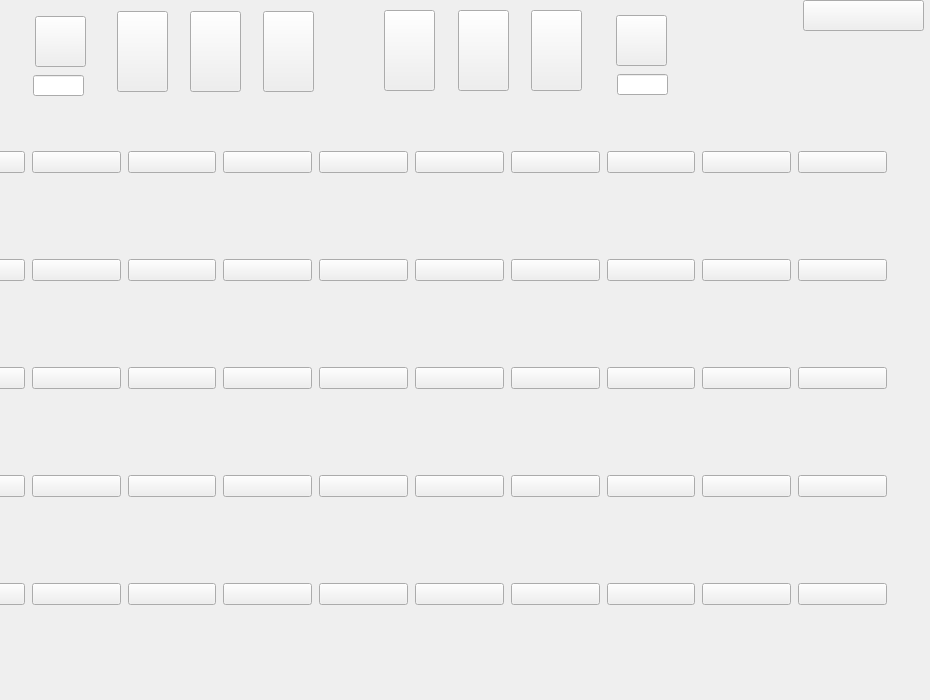
<?xml version="1.0" encoding="UTF-8"?>
<ui version="4.0">
 <class>alberca</class>
 <widget class="QWidget" name="alberca">
  <property name="geometry">
   <rect>
    <x>0</x>
    <y>0</y>
    <width>930</width>
    <height>700</height>
   </rect>
  </property>
  <property name="windowTitle">
   <string>Form</string>
  </property>
  <widget class="QStackedWidget" name="stackedWidget">
   <property name="geometry">
    <rect>
     <x>0</x>
     <y>0</y>
     <width>930</width>
     <height>700</height>
    </rect>
   </property>
   <widget class="QWidget" name="page">
    <widget class="QLabel" name="label">
     <property name="geometry">
      <rect>
       <x>0</x>
       <y>0</y>
       <width>930</width>
       <height>700</height>
      </rect>
     </property>
     <property name="text">
      <string/>
     </property>
     <property name="pixmap">
      <pixmap resource="resources.qrc">:/Resources/3rdLevel.png</pixmap>
     </property>
     <property name="scaledContents">
      <bool>true</bool>
     </property>
    </widget>
    <widget class="QPushButton" name="duckieZombieBtn">
     <property name="geometry">
      <rect>
       <x>531</x>
       <y>10</y>
       <width>51</width>
       <height>81</height>
      </rect>
     </property>
     <property name="text">
      <string/>
     </property>
    </widget>
    <widget class="QPushButton" name="graveStoneBtn">
     <property name="geometry">
      <rect>
       <x>384</x>
       <y>10</y>
       <width>51</width>
       <height>81</height>
      </rect>
     </property>
     <property name="text">
      <string/>
     </property>
    </widget>
    <widget class="QLineEdit" name="badSunCont">
     <property name="geometry">
      <rect>
       <x>617</x>
       <y>74</y>
       <width>51</width>
       <height>21</height>
      </rect>
     </property>
     <property name="font">
      <font>
       <family>Georgia</family>
       <pointsize>10</pointsize>
       <bold>true</bold>
      </font>
     </property>
     <property name="alignment">
      <set>Qt::AlignmentFlag::AlignCenter</set>
     </property>
    </widget>
    <widget class="QLabel" name="currentPlayerName">
     <property name="geometry">
      <rect>
       <x>712</x>
       <y>54</y>
       <width>161</width>
       <height>31</height>
      </rect>
     </property>
     <property name="palette">
      <palette>
       <active>
        <colorrole role="WindowText">
         <brush brushstyle="SolidPattern">
          <color alpha="255">
           <red>255</red>
           <green>0</green>
           <blue>0</blue>
          </color>
         </brush>
        </colorrole>
       </active>
       <inactive>
        <colorrole role="WindowText">
         <brush brushstyle="SolidPattern">
          <color alpha="255">
           <red>255</red>
           <green>0</green>
           <blue>0</blue>
          </color>
         </brush>
        </colorrole>
       </inactive>
       <disabled/>
      </palette>
     </property>
     <property name="font">
      <font>
       <family>Georgia</family>
       <pointsize>14</pointsize>
       <bold>true</bold>
      </font>
     </property>
     <property name="text">
      <string/>
     </property>
     <property name="alignment">
      <set>Qt::AlignmentFlag::AlignCenter</set>
     </property>
    </widget>
    <widget class="QPushButton" name="padBtn">
     <property name="geometry">
      <rect>
       <x>263</x>
       <y>11</y>
       <width>51</width>
       <height>81</height>
      </rect>
     </property>
     <property name="text">
      <string/>
     </property>
    </widget>
    <widget class="QPushButton" name="mainMenu">
     <property name="geometry">
      <rect>
       <x>803</x>
       <y>0</y>
       <width>121</width>
       <height>31</height>
      </rect>
     </property>
     <property name="text">
      <string/>
     </property>
    </widget>
    <widget class="QPushButton" name="peaShooterBtn">
     <property name="geometry">
      <rect>
       <x>190</x>
       <y>11</y>
       <width>51</width>
       <height>81</height>
      </rect>
     </property>
     <property name="text">
      <string/>
     </property>
    </widget>
    <widget class="QPushButton" name="goodSunPic">
     <property name="geometry">
      <rect>
       <x>35</x>
       <y>16</y>
       <width>51</width>
       <height>51</height>
      </rect>
     </property>
     <property name="text">
      <string/>
     </property>
    </widget>
    <widget class="QWidget" name="gridLayoutWidget">
     <property name="geometry">
      <rect>
       <x>-64</x>
       <y>90</y>
       <width>951</width>
       <height>581</height>
      </rect>
     </property>
     <layout class="QGridLayout" name="gridLayout" rowstretch="0,0,0,0,0,0,0,0,0,0,0,0,0,0,0,0,0">
      <property name="sizeConstraint">
       <enum>QLayout::SizeConstraint::SetNoConstraint</enum>
      </property>
      <property name="horizontalSpacing">
       <number>7</number>
      </property>
      <property name="verticalSpacing">
       <number>25</number>
      </property>
      <item row="16" column="4">
       <widget class="QPushButton" name="pushButton_41">
        <property name="styleSheet">
         <string notr="true"/>
        </property>
        <property name="text">
         <string/>
        </property>
       </widget>
      </item>
      <item row="13" column="8">
       <widget class="QPushButton" name="pushButton_27">
        <property name="sizePolicy">
         <sizepolicy hsizetype="Preferred" vsizetype="Preferred">
          <horstretch>0</horstretch>
          <verstretch>0</verstretch>
         </sizepolicy>
        </property>
        <property name="styleSheet">
         <string notr="true"/>
        </property>
        <property name="text">
         <string/>
        </property>
       </widget>
      </item>
      <item row="14" column="7">
       <widget class="QPushButton" name="pushButton_17">
        <property name="sizePolicy">
         <sizepolicy hsizetype="Preferred" vsizetype="Preferred">
          <horstretch>0</horstretch>
          <verstretch>0</verstretch>
         </sizepolicy>
        </property>
        <property name="styleSheet">
         <string notr="true"/>
        </property>
        <property name="text">
         <string/>
        </property>
       </widget>
      </item>
      <item row="14" column="8">
       <widget class="QPushButton" name="pushButton_18">
        <property name="sizePolicy">
         <sizepolicy hsizetype="Preferred" vsizetype="Preferred">
          <horstretch>0</horstretch>
          <verstretch>0</verstretch>
         </sizepolicy>
        </property>
        <property name="styleSheet">
         <string notr="true"/>
        </property>
        <property name="text">
         <string/>
        </property>
       </widget>
      </item>
      <item row="13" column="6">
       <widget class="QPushButton" name="pushButton_25">
        <property name="sizePolicy">
         <sizepolicy hsizetype="Preferred" vsizetype="Preferred">
          <horstretch>0</horstretch>
          <verstretch>0</verstretch>
         </sizepolicy>
        </property>
        <property name="styleSheet">
         <string notr="true"/>
        </property>
        <property name="text">
         <string/>
        </property>
       </widget>
      </item>
      <item row="15" column="2">
       <widget class="QPushButton" name="pushButton_30">
        <property name="styleSheet">
         <string notr="true"/>
        </property>
        <property name="text">
         <string/>
        </property>
       </widget>
      </item>
      <item row="13" column="7">
       <widget class="QPushButton" name="pushButton_26">
        <property name="sizePolicy">
         <sizepolicy hsizetype="Preferred" vsizetype="Preferred">
          <horstretch>0</horstretch>
          <verstretch>0</verstretch>
         </sizepolicy>
        </property>
        <property name="styleSheet">
         <string notr="true"/>
        </property>
        <property name="text">
         <string/>
        </property>
       </widget>
      </item>
      <item row="16" column="5">
       <widget class="QPushButton" name="pushButton_42">
        <property name="styleSheet">
         <string notr="true"/>
        </property>
        <property name="text">
         <string/>
        </property>
       </widget>
      </item>
      <item row="15" column="5">
       <widget class="QPushButton" name="pushButton_33">
        <property name="styleSheet">
         <string notr="true"/>
        </property>
        <property name="text">
         <string/>
        </property>
       </widget>
      </item>
      <item row="16" column="7">
       <widget class="QPushButton" name="pushButton_44">
        <property name="styleSheet">
         <string notr="true"/>
        </property>
        <property name="text">
         <string/>
        </property>
       </widget>
      </item>
      <item row="12" column="5">
       <widget class="QPushButton" name="pushButton_6">
        <property name="styleSheet">
         <string notr="true"/>
        </property>
        <property name="text">
         <string/>
        </property>
       </widget>
      </item>
      <item row="13" column="4">
       <widget class="QPushButton" name="pushButton_23">
        <property name="sizePolicy">
         <sizepolicy hsizetype="Preferred" vsizetype="Preferred">
          <horstretch>0</horstretch>
          <verstretch>0</verstretch>
         </sizepolicy>
        </property>
        <property name="styleSheet">
         <string notr="true"/>
        </property>
        <property name="text">
         <string/>
        </property>
       </widget>
      </item>
      <item row="15" column="7">
       <widget class="QPushButton" name="pushButton_35">
        <property name="styleSheet">
         <string notr="true"/>
        </property>
        <property name="text">
         <string/>
        </property>
       </widget>
      </item>
      <item row="16" column="1">
       <widget class="QPushButton" name="pushButton_38">
        <property name="styleSheet">
         <string notr="true"/>
        </property>
        <property name="text">
         <string/>
        </property>
       </widget>
      </item>
      <item row="16" column="2">
       <widget class="QPushButton" name="pushButton_39">
        <property name="styleSheet">
         <string notr="true"/>
        </property>
        <property name="text">
         <string/>
        </property>
       </widget>
      </item>
      <item row="16" column="6">
       <widget class="QPushButton" name="pushButton_43">
        <property name="styleSheet">
         <string notr="true"/>
        </property>
        <property name="text">
         <string/>
        </property>
       </widget>
      </item>
      <item row="14" column="6">
       <widget class="QPushButton" name="pushButton_16">
        <property name="sizePolicy">
         <sizepolicy hsizetype="Preferred" vsizetype="Preferred">
          <horstretch>0</horstretch>
          <verstretch>0</verstretch>
         </sizepolicy>
        </property>
        <property name="styleSheet">
         <string notr="true"/>
        </property>
        <property name="text">
         <string/>
        </property>
       </widget>
      </item>
      <item row="14" column="1">
       <widget class="QPushButton" name="pushButton_11">
        <property name="sizePolicy">
         <sizepolicy hsizetype="Preferred" vsizetype="Preferred">
          <horstretch>0</horstretch>
          <verstretch>0</verstretch>
         </sizepolicy>
        </property>
        <property name="styleSheet">
         <string notr="true"/>
        </property>
        <property name="text">
         <string/>
        </property>
       </widget>
      </item>
      <item row="12" column="3">
       <widget class="QPushButton" name="pushButton_4">
        <property name="styleSheet">
         <string notr="true"/>
        </property>
        <property name="text">
         <string/>
        </property>
       </widget>
      </item>
      <item row="13" column="5">
       <widget class="QPushButton" name="pushButton_24">
        <property name="sizePolicy">
         <sizepolicy hsizetype="Preferred" vsizetype="Preferred">
          <horstretch>0</horstretch>
          <verstretch>0</verstretch>
         </sizepolicy>
        </property>
        <property name="styleSheet">
         <string notr="true"/>
        </property>
        <property name="text">
         <string/>
        </property>
       </widget>
      </item>
      <item row="13" column="3">
       <widget class="QPushButton" name="pushButton_22">
        <property name="sizePolicy">
         <sizepolicy hsizetype="Preferred" vsizetype="Preferred">
          <horstretch>0</horstretch>
          <verstretch>0</verstretch>
         </sizepolicy>
        </property>
        <property name="styleSheet">
         <string notr="true"/>
        </property>
        <property name="text">
         <string/>
        </property>
       </widget>
      </item>
      <item row="13" column="9">
       <widget class="QPushButton" name="pushButton_28">
        <property name="sizePolicy">
         <sizepolicy hsizetype="Preferred" vsizetype="Preferred">
          <horstretch>0</horstretch>
          <verstretch>0</verstretch>
         </sizepolicy>
        </property>
        <property name="styleSheet">
         <string notr="true"/>
        </property>
        <property name="text">
         <string/>
        </property>
       </widget>
      </item>
      <item row="12" column="2">
       <widget class="QPushButton" name="pushButton_3">
        <property name="styleSheet">
         <string notr="true"/>
        </property>
        <property name="text">
         <string/>
        </property>
       </widget>
      </item>
      <item row="15" column="3">
       <widget class="QPushButton" name="pushButton_31">
        <property name="styleSheet">
         <string notr="true"/>
        </property>
        <property name="text">
         <string/>
        </property>
       </widget>
      </item>
      <item row="14" column="5">
       <widget class="QPushButton" name="pushButton_15">
        <property name="sizePolicy">
         <sizepolicy hsizetype="Preferred" vsizetype="Preferred">
          <horstretch>0</horstretch>
          <verstretch>0</verstretch>
         </sizepolicy>
        </property>
        <property name="styleSheet">
         <string notr="true"/>
        </property>
        <property name="text">
         <string/>
        </property>
       </widget>
      </item>
      <item row="16" column="8">
       <widget class="QPushButton" name="pushButton_45">
        <property name="styleSheet">
         <string notr="true"/>
        </property>
        <property name="text">
         <string/>
        </property>
       </widget>
      </item>
      <item row="14" column="9">
       <widget class="QPushButton" name="pushButton_19">
        <property name="sizePolicy">
         <sizepolicy hsizetype="Preferred" vsizetype="Preferred">
          <horstretch>0</horstretch>
          <verstretch>0</verstretch>
         </sizepolicy>
        </property>
        <property name="styleSheet">
         <string notr="true"/>
        </property>
        <property name="text">
         <string/>
        </property>
       </widget>
      </item>
      <item row="12" column="8">
       <widget class="QPushButton" name="pushButton_9">
        <property name="styleSheet">
         <string notr="true"/>
        </property>
        <property name="text">
         <string/>
        </property>
       </widget>
      </item>
      <item row="12" column="1">
       <widget class="QPushButton" name="pushButton_2">
        <property name="text">
         <string/>
        </property>
       </widget>
      </item>
      <item row="12" column="0">
       <widget class="QPushButton" name="motoS1">
        <property name="text">
         <string/>
        </property>
       </widget>
      </item>
      <item row="12" column="6">
       <widget class="QPushButton" name="pushButton_7">
        <property name="styleSheet">
         <string notr="true"/>
        </property>
        <property name="text">
         <string/>
        </property>
       </widget>
      </item>
      <item row="13" column="1">
       <widget class="QPushButton" name="pushButton_20">
        <property name="sizePolicy">
         <sizepolicy hsizetype="Preferred" vsizetype="Preferred">
          <horstretch>0</horstretch>
          <verstretch>0</verstretch>
         </sizepolicy>
        </property>
        <property name="styleSheet">
         <string notr="true"/>
        </property>
        <property name="text">
         <string/>
        </property>
       </widget>
      </item>
      <item row="14" column="2">
       <widget class="QPushButton" name="pushButton_12">
        <property name="sizePolicy">
         <sizepolicy hsizetype="Preferred" vsizetype="Preferred">
          <horstretch>0</horstretch>
          <verstretch>0</verstretch>
         </sizepolicy>
        </property>
        <property name="styleSheet">
         <string notr="true"/>
        </property>
        <property name="text">
         <string/>
        </property>
       </widget>
      </item>
      <item row="15" column="9">
       <widget class="QPushButton" name="pushButton_37">
        <property name="styleSheet">
         <string notr="true"/>
        </property>
        <property name="text">
         <string/>
        </property>
       </widget>
      </item>
      <item row="15" column="1">
       <widget class="QPushButton" name="pushButton_29">
        <property name="sizePolicy">
         <sizepolicy hsizetype="Preferred" vsizetype="Preferred">
          <horstretch>0</horstretch>
          <verstretch>0</verstretch>
         </sizepolicy>
        </property>
        <property name="styleSheet">
         <string notr="true"/>
        </property>
        <property name="text">
         <string/>
        </property>
       </widget>
      </item>
      <item row="12" column="4">
       <widget class="QPushButton" name="pushButton_5">
        <property name="styleSheet">
         <string notr="true"/>
        </property>
        <property name="text">
         <string/>
        </property>
       </widget>
      </item>
      <item row="12" column="9">
       <widget class="QPushButton" name="pushButton_10">
        <property name="sizePolicy">
         <sizepolicy hsizetype="Preferred" vsizetype="Preferred">
          <horstretch>0</horstretch>
          <verstretch>0</verstretch>
         </sizepolicy>
        </property>
        <property name="styleSheet">
         <string notr="true"/>
        </property>
        <property name="text">
         <string/>
        </property>
       </widget>
      </item>
      <item row="14" column="3">
       <widget class="QPushButton" name="pushButton_13">
        <property name="sizePolicy">
         <sizepolicy hsizetype="Preferred" vsizetype="Preferred">
          <horstretch>0</horstretch>
          <verstretch>0</verstretch>
         </sizepolicy>
        </property>
        <property name="styleSheet">
         <string notr="true"/>
        </property>
        <property name="text">
         <string/>
        </property>
       </widget>
      </item>
      <item row="15" column="4">
       <widget class="QPushButton" name="pushButton_32">
        <property name="styleSheet">
         <string notr="true"/>
        </property>
        <property name="text">
         <string/>
        </property>
       </widget>
      </item>
      <item row="16" column="3">
       <widget class="QPushButton" name="pushButton_40">
        <property name="styleSheet">
         <string notr="true"/>
        </property>
        <property name="text">
         <string/>
        </property>
       </widget>
      </item>
      <item row="13" column="2">
       <widget class="QPushButton" name="pushButton_21">
        <property name="sizePolicy">
         <sizepolicy hsizetype="Preferred" vsizetype="Preferred">
          <horstretch>0</horstretch>
          <verstretch>0</verstretch>
         </sizepolicy>
        </property>
        <property name="styleSheet">
         <string notr="true"/>
        </property>
        <property name="text">
         <string/>
        </property>
       </widget>
      </item>
      <item row="14" column="4">
       <widget class="QPushButton" name="pushButton_14">
        <property name="sizePolicy">
         <sizepolicy hsizetype="Preferred" vsizetype="Preferred">
          <horstretch>0</horstretch>
          <verstretch>0</verstretch>
         </sizepolicy>
        </property>
        <property name="styleSheet">
         <string notr="true"/>
        </property>
        <property name="text">
         <string/>
        </property>
       </widget>
      </item>
      <item row="15" column="6">
       <widget class="QPushButton" name="pushButton_34">
        <property name="styleSheet">
         <string notr="true"/>
        </property>
        <property name="text">
         <string/>
        </property>
       </widget>
      </item>
      <item row="15" column="8">
       <widget class="QPushButton" name="pushButton_36">
        <property name="styleSheet">
         <string notr="true"/>
        </property>
        <property name="text">
         <string/>
        </property>
       </widget>
      </item>
      <item row="12" column="7">
       <widget class="QPushButton" name="pushButton_8">
        <property name="styleSheet">
         <string notr="true"/>
        </property>
        <property name="text">
         <string/>
        </property>
       </widget>
      </item>
      <item row="16" column="9">
       <widget class="QPushButton" name="pushButton_46">
        <property name="styleSheet">
         <string notr="true"/>
        </property>
        <property name="text">
         <string/>
        </property>
       </widget>
      </item>
      <item row="15" column="0">
       <widget class="QPushButton" name="motoS4">
        <property name="text">
         <string/>
        </property>
       </widget>
      </item>
      <item row="16" column="0">
       <widget class="QPushButton" name="motoS5">
        <property name="text">
         <string/>
        </property>
       </widget>
      </item>
      <item row="14" column="0">
       <widget class="QPushButton" name="motoS3">
        <property name="text">
         <string/>
        </property>
       </widget>
      </item>
      <item row="13" column="0">
       <widget class="QPushButton" name="motoS2">
        <property name="text">
         <string/>
        </property>
       </widget>
      </item>
     </layout>
     <zorder>pushButton_3</zorder>
     <zorder>pushButton_20</zorder>
     <zorder>pushButton_26</zorder>
     <zorder>pushButton_29</zorder>
     <zorder>pushButton_36</zorder>
     <zorder>pushButton_17</zorder>
     <zorder>pushButton_28</zorder>
     <zorder>pushButton_32</zorder>
     <zorder>pushButton_19</zorder>
     <zorder>pushButton_21</zorder>
     <zorder>pushButton_33</zorder>
     <zorder>pushButton_35</zorder>
     <zorder>pushButton_31</zorder>
     <zorder>pushButton_15</zorder>
     <zorder>pushButton_12</zorder>
     <zorder>pushButton_14</zorder>
     <zorder>pushButton_4</zorder>
     <zorder>pushButton_13</zorder>
     <zorder>pushButton_30</zorder>
     <zorder>pushButton_23</zorder>
     <zorder>pushButton_22</zorder>
     <zorder>pushButton_24</zorder>
     <zorder>pushButton_18</zorder>
     <zorder>pushButton_37</zorder>
     <zorder>pushButton_34</zorder>
     <zorder>pushButton_27</zorder>
     <zorder>pushButton_25</zorder>
     <zorder>pushButton_16</zorder>
     <zorder>pushButton_38</zorder>
     <zorder>pushButton_39</zorder>
     <zorder>pushButton_40</zorder>
     <zorder>pushButton_41</zorder>
     <zorder>pushButton_42</zorder>
     <zorder>pushButton_43</zorder>
     <zorder>pushButton_44</zorder>
     <zorder>pushButton_45</zorder>
     <zorder>pushButton_10</zorder>
     <zorder>pushButton_11</zorder>
     <zorder>pushButton_9</zorder>
     <zorder>pushButton_8</zorder>
     <zorder>pushButton_7</zorder>
     <zorder>pushButton_6</zorder>
     <zorder>pushButton_5</zorder>
     <zorder>pushButton_46</zorder>
     <zorder>pushButton_2</zorder>
     <zorder>motoS1</zorder>
     <zorder>motoS4</zorder>
     <zorder>motoS5</zorder>
     <zorder>motoS3</zorder>
     <zorder>motoS2</zorder>
    </widget>
    <widget class="QPushButton" name="swimZombieBtn">
     <property name="geometry">
      <rect>
       <x>458</x>
       <y>10</y>
       <width>51</width>
       <height>81</height>
      </rect>
     </property>
     <property name="text">
      <string/>
     </property>
    </widget>
    <widget class="QPushButton" name="sunFlowerBtn">
     <property name="geometry">
      <rect>
       <x>117</x>
       <y>11</y>
       <width>51</width>
       <height>81</height>
      </rect>
     </property>
     <property name="text">
      <string/>
     </property>
    </widget>
    <widget class="QLabel" name="cronometerLbl">
     <property name="geometry">
      <rect>
       <x>693</x>
       <y>13</y>
       <width>101</width>
       <height>23</height>
      </rect>
     </property>
     <property name="palette">
      <palette>
       <active>
        <colorrole role="WindowText">
         <brush brushstyle="SolidPattern">
          <color alpha="255">
           <red>255</red>
           <green>0</green>
           <blue>0</blue>
          </color>
         </brush>
        </colorrole>
       </active>
       <inactive>
        <colorrole role="WindowText">
         <brush brushstyle="SolidPattern">
          <color alpha="255">
           <red>255</red>
           <green>0</green>
           <blue>0</blue>
          </color>
         </brush>
        </colorrole>
       </inactive>
       <disabled/>
      </palette>
     </property>
     <property name="font">
      <font>
       <family>Georgia</family>
       <pointsize>14</pointsize>
       <bold>true</bold>
      </font>
     </property>
     <property name="text">
      <string/>
     </property>
     <property name="alignment">
      <set>Qt::AlignmentFlag::AlignCenter</set>
     </property>
    </widget>
    <widget class="QLineEdit" name="sunCont">
     <property name="geometry">
      <rect>
       <x>33</x>
       <y>75</y>
       <width>51</width>
       <height>21</height>
      </rect>
     </property>
     <property name="font">
      <font>
       <family>Georgia</family>
       <pointsize>10</pointsize>
       <bold>true</bold>
      </font>
     </property>
     <property name="alignment">
      <set>Qt::AlignmentFlag::AlignCenter</set>
     </property>
    </widget>
    <widget class="QPushButton" name="badSunPic">
     <property name="geometry">
      <rect>
       <x>616</x>
       <y>15</y>
       <width>51</width>
       <height>51</height>
      </rect>
     </property>
     <property name="text">
      <string/>
     </property>
    </widget>
   </widget>
   <widget class="QWidget" name="page_2"/>
  </widget>
 </widget>
 <resources>
  <include location="resources.qrc"/>
 </resources>
 <connections/>
</ui>
